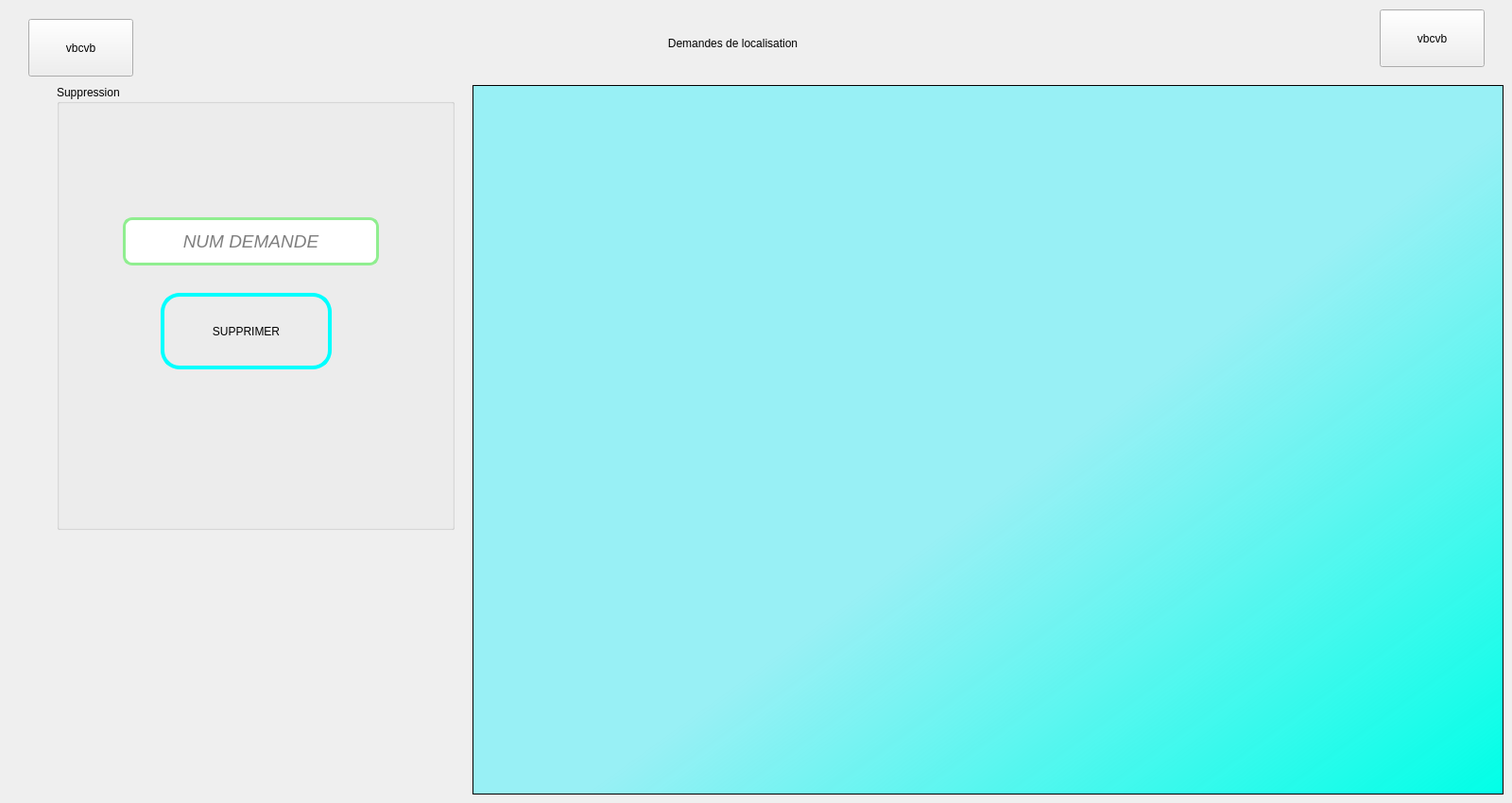
      <widget class="QWidget" name="page_8">
       <widget class="QGroupBox" name="groupBox_4">
        <property name="geometry">
         <rect>
          <x>60</x>
          <y>90</y>
          <width>421</width>
          <height>471</height>
         </rect>
        </property>
        <property name="title">
         <string>Suppression</string>
        </property>
        <widget class="QLineEdit" name="supprimer">
         <property name="enabled">
          <bool>true</bool>
         </property>
         <property name="geometry">
          <rect>
           <x>70</x>
           <y>140</y>
           <width>271</width>
           <height>51</height>
          </rect>
         </property>
         <property name="font">
          <font>
           <family>Segoe UI</family>
           <pointsize>14</pointsize>
           <weight>37</weight>
           <italic>true</italic>
           <bold>false</bold>
          </font>
         </property>
         <property name="autoFillBackground">
          <bool>false</bool>
         </property>
         <property name="styleSheet">
          <string notr="true">background-color: white;
 border-style: solid;
 border-width:3px;
 border-radius:10px;
 border-color: lightgreen;
 </string>
         </property>
         <property name="text">
          <string/>
         </property>
         <property name="alignment">
          <set>Qt::AlignCenter</set>
         </property>
         <property name="placeholderText">
          <string>NUM DEMANDE</string>
         </property>
        </widget>
        <widget class="QPushButton" name="bouton_supprimer">
         <property name="geometry">
          <rect>
           <x>110</x>
           <y>220</y>
           <width>181</width>
           <height>81</height>
          </rect>
         </property>
         <property name="styleSheet">
          <string notr="true">font: 16pt &quot;Tw Cen MT Condensed Extra Bold&quot;;
 background-color: transparent;
 border-style: solid;
 border-width:4px;
 border-radius:20px;
 border-color: cyan;
selection-background-color: green;
selection-color: rgb(98, 98, 98);</string>
         </property>
         <property name="text">
          <string>SUPPRIMER</string>
         </property>
         <property name="icon">
          <iconset>
           <normaloff>../../../Downloads/red-delete-10437.png</normaloff>../../../Downloads/red-delete-10437.png</iconset>
         </property>
        </widget>
       </widget>
       <widget class="QTableView" name="table_Localisations">
        <property name="geometry">
         <rect>
          <x>500</x>
          <y>90</y>
          <width>1091</width>
          <height>751</height>
         </rect>
        </property>
        <property name="styleSheet">
         <string notr="true">background-color: qlineargradient(spread:pad, x1:0.241758, y1:0.283773, x2:1, y2:1, stop:0.378238 rgba(0, 241, 255, 93), stop:1 rgba(0, 255, 231, 255));</string>
        </property>
        <attribute name="verticalHeaderVisible">
         <bool>false</bool>
        </attribute>
       </widget>
       <widget class="QPushButton" name="pushButton_26">
        <property name="geometry">
         <rect>
          <x>1460</x>
          <y>10</y>
          <width>111</width>
          <height>61</height>
         </rect>
        </property>
        <property name="text">
         <string>vbcvb</string>
        </property>
        <property name="checkable">
         <bool>true</bool>
        </property>
       </widget>
       <widget class="QPushButton" name="pushButton_27">
        <property name="geometry">
         <rect>
          <x>30</x>
          <y>20</y>
          <width>111</width>
          <height>61</height>
         </rect>
        </property>
        <property name="text">
         <string>vbcvb</string>
        </property>
        <property name="checkable">
         <bool>true</bool>
        </property>
       </widget>
       <widget class="QLabel" name="label_27">
        <property name="geometry">
         <rect>
          <x>590</x>
          <y>20</y>
          <width>371</width>
          <height>51</height>
         </rect>
        </property>
        <property name="text">
         <string>Demandes de localisation</string>
        </property>
        <property name="alignment">
         <set>Qt::AlignCenter</set>
        </property>
       </widget>
      </widget>
